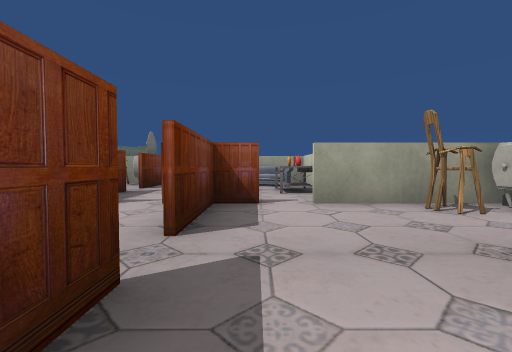
[1] (above)

24 first-person views from a walk through a scene from a Unity 3-D project. The camera is 1.2 m above the floor, tilts 2° down and sees 90° across. The floor is counted in squares, 2 m on a side. Each view is taken from the middle of a square. On the plan, view 1 faces up. The plan holds only what a view shows up to about 9 squares ahead; the rest is blank. The place goes on beyond the plan. The player is left out. Some surface patterns are stand-ins.

[2]
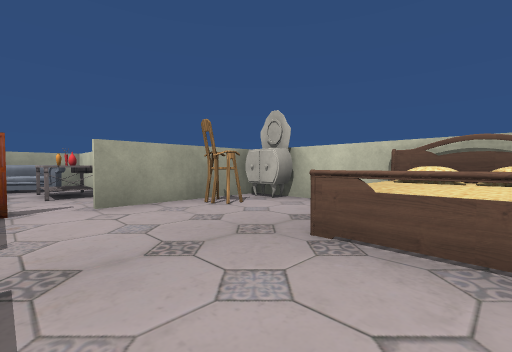

[3]
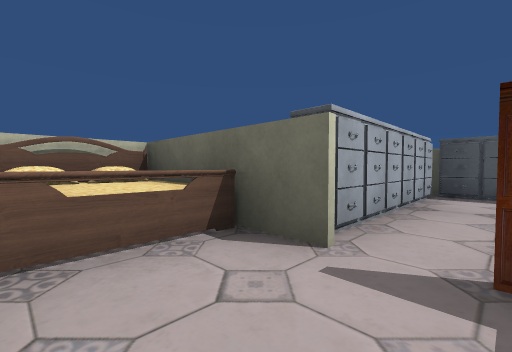

[4]
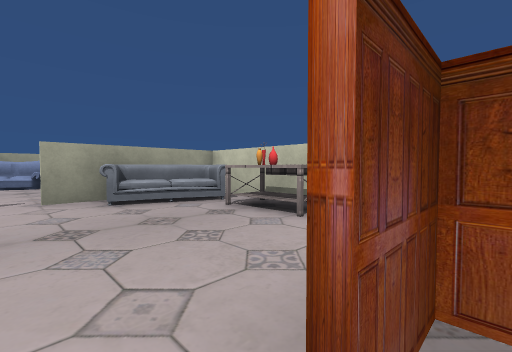

[5]
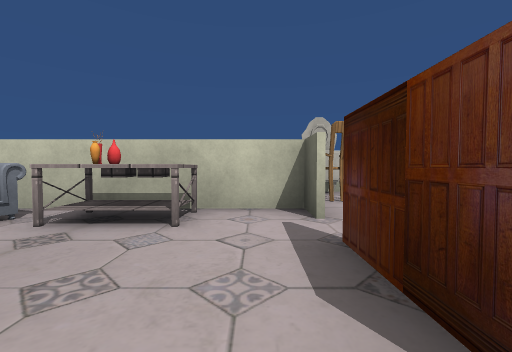

[6]
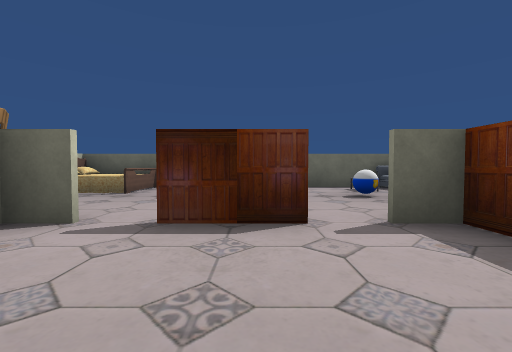

[7]
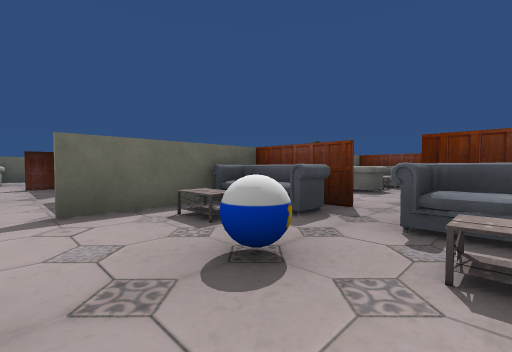

[8]
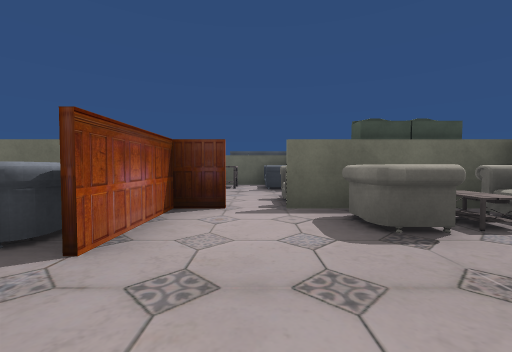

[9]
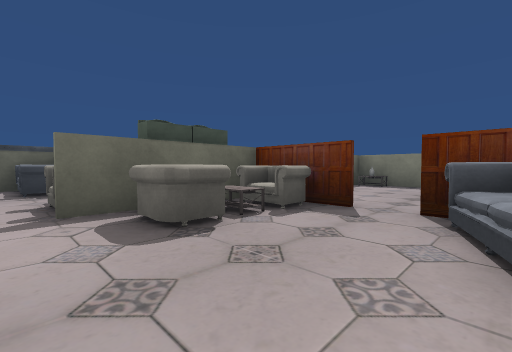

[10]
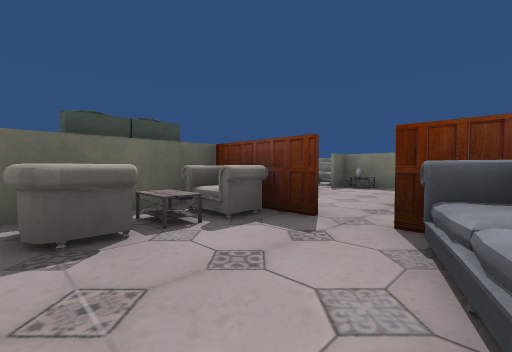

[11]
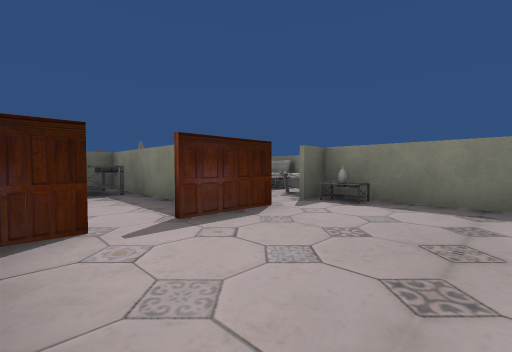

[12]
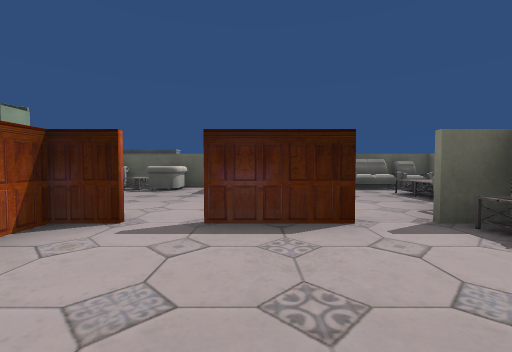

[13]
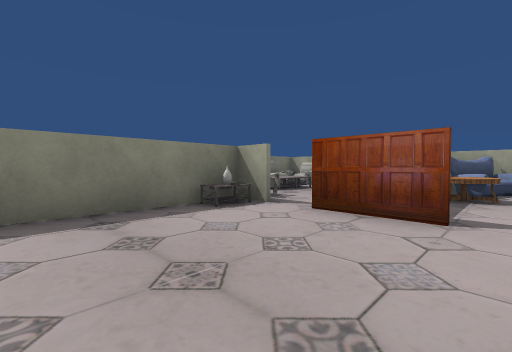

[14]
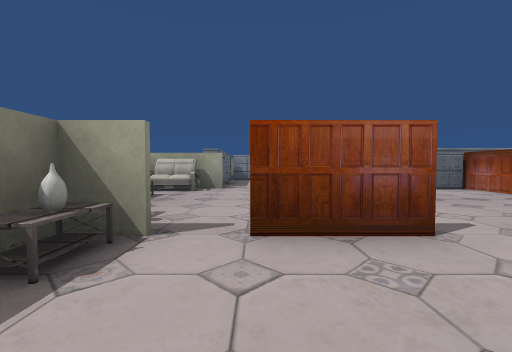

[15]
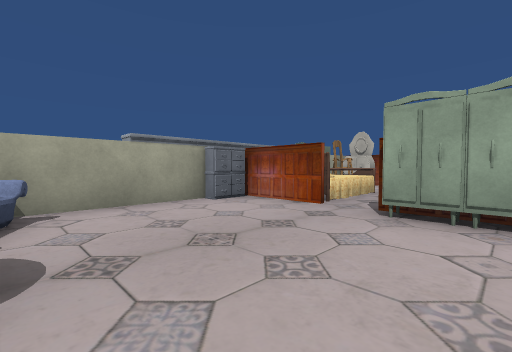

[16]
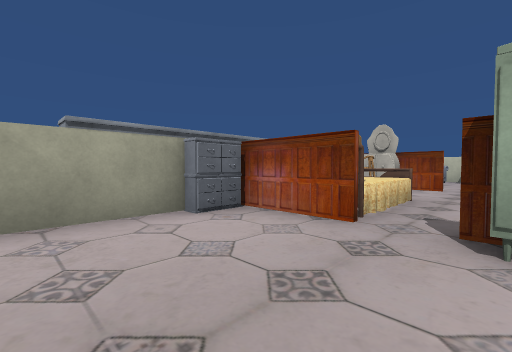

[17]
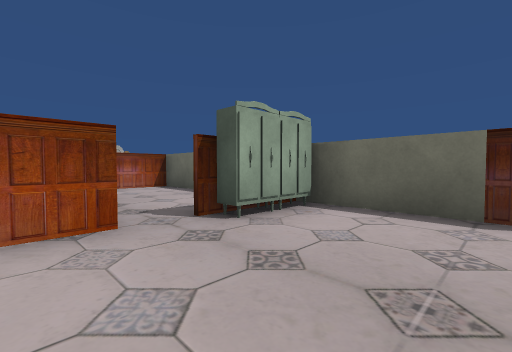

[18]
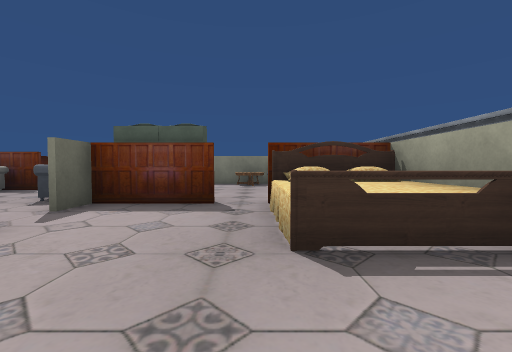

[19]
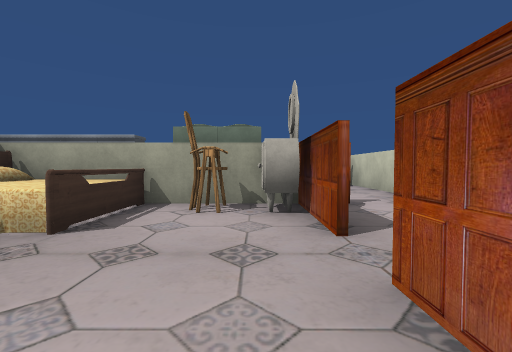

[20]
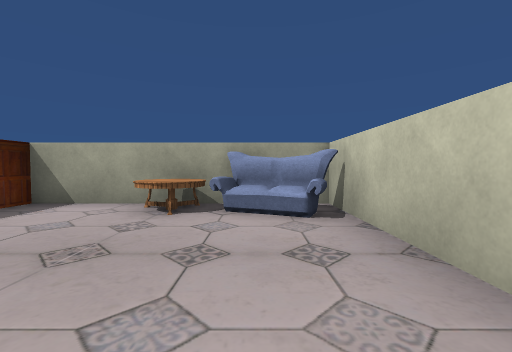

[21]
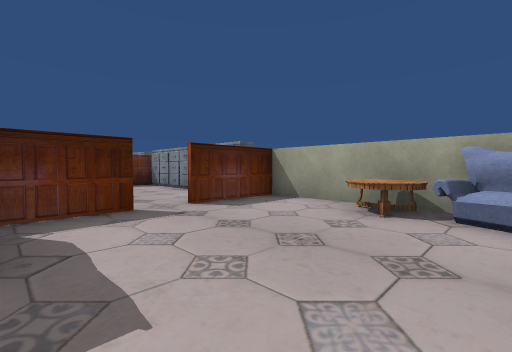

[22]
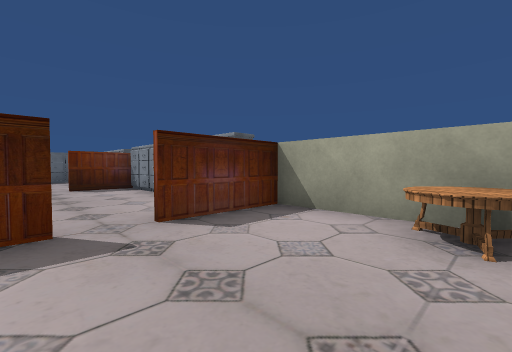

[23]
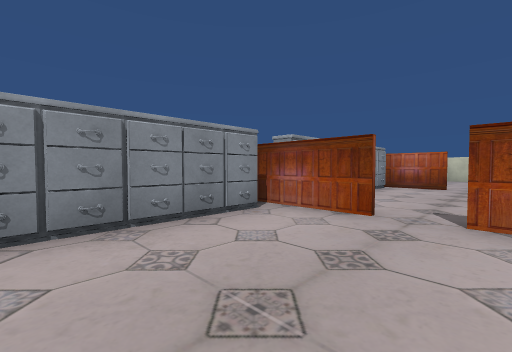

[24]
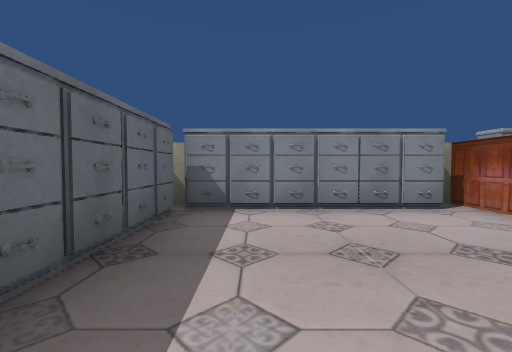

### Floor plan
Points are (right, up) in squares from view 1. A wall is a line through its corners. A room is listed if a view was taken in it or the views show most of it. See-through windows are left out.
Room 1 (views 1, 2, 3)
walls: (2.5, 4.2) (0.9, 4.2); (0.1, 4.2) (-1.6, 4.2); (-0.7, 4.2) (-0.7, 2.1); (-0.7, 1.4) (-0.7, 0.6); (1.4, -0.7) (4.2, -0.7) (4.2, 3.4)
ways out: gap at (1, 4) to room 2; opening at (-1, 2) to room 3
objects: closet (1, -1); bed (2, 0) to (4, 1); chair (3, 4); mirror (4, 4)
Room 2 (views 4, 5, 6)
walls: (-3.2, 6.4) (-3.2, 4.2); (-1.6, 4.3) (0.1, 4.3); (-3.2, 8.8) (-3.2, 7.1); (0.9, 4.3) (1.7, 4.3) (1.7, 9.2) (-1.6, 9.2)
ways out: gap at (1, 4) to room 1; opening at (-3, 7) to room 3; opening at (-2, 4) to room 3; opening at (-1.5, 9.5) to room 3
objects: other object (0, 8) to (1, 9); table (1, 6); vase (1, 7)
Room 3 (views 7, 8, 9, 10, 11, 12, 13, 14, 15, 16, 17, 18, 19, 20, 21, 22, 23, 24)
walls: (-8.3, 5.9) (-8.3, 6.4); (-11.1, 4.3) (-8.5, 4.3); (-8.2, 6.4) (-8.2, 4.3); (-4.6, 4.3) (-2.4, 4.3); (-5.7, 0.1) (-5.7, -0.8); (-6.6, -0.7) (-2.4, -0.7); (-10.7, 0.1) (-10.7, -0.8); (-8.3, 7.1) (-8.3, 9.1); (-5.8, -0.8) (-5.8, 0.1); (-12.4, 4.2) (-14.1, 4.2); (-10.8, -0.8) (-10.8, -0.1); (-3.3, 4.2) (-3.3, 6.4); (-11.6, -0.7) (-10.4, -0.7); (-8.2, 8.9) (-8.2, 7.1); (-3.3, 7.1) (-3.3, 9.2); (-5.4, 9.2) (-8.1, 9.2); (-11.5, 9.2) (-13.1, 9.2); (-14.1, -0.7) (-12.4, -0.7); (-13.2, -2.2) (-13.2, -5.7) (-10.5, -5.7); (-15.7, 4.2) (-15.7, -0.7) (-14.9, -0.7); (-10.8, 10.9) (-10.8, 11.4); (-5.7, 11.4) (-5.7, 10.4); (-5.8, 12.1) (-5.8, 13.5); (-10.8, 12.1) (-10.8, 14.2); (-0.8, 10.9) (-0.8, 14.2) (-1.6, 14.2); (-5.7, 13.5) (-5.7, 12.1); (-10.7, 13.8) (-10.7, 12.1); (-3.4, 14.2) (-5.5, 14.2)
ways out: opening at (-1, 2) to room 1; opening at (-3, 7) to room 2; opening at (-2, 4) to room 2; opening at (-1.5, 9.5) to room 2; opening at (-3.5, -2.5); opening at (-2, -6); opening at (-2, -1); gap at (-15, -1)
objects: other object (-15, 0); table (-15, 1); vase (-15, 3); table (-15, 4); other object (-15, 10); closet (-15, 11); closet (-15, 12); closet (-15, 13); closet (-15, 14); closet (-14, 14); table (-13, 7) to (-12, 7); sofa (-13, 8); closet (-13, 14); table (-12, -5) to (-12, -4); closet (-12, 14); other object (-11, -5); other object (-10, -6); other object (-10, -5); closet (-10, -1); table (-10, 0) to (-9, 0); other object (-10, 1); other object (-10, 3) to (-9, 3); closet (-10, 10); closet (-10, 14); other object (-9, -6); other object (-9, -5); closet (-9, -1); closet (-9, 5); closet (-9, 6); closet (-9, 9); closet (-9, 10); closet (-9, 14); other object (-8, -6); other object (-8, -5); other object (-8, -2) to (-8, -1); other object (-8, 0); closet (-8, 14); other object (-7, -6); bed (-7, 8) to (-6, 9); closet (-7, 10); other object (-7, 14); other object (-6, -6); other object (-6, -5) to (-5, -5); closet (-6, 10); closet (-6, 14); other object (-5, 0) to (-5, 1); other object (-5, 3) to (-5, 4); chair (-5, 9); closet (-5, 10); table (-4, 0); table (-4, 3); mirror (-4, 9); closet (-4, 10); other object (-3, 2); table (-3, 14); sofa (-2, 14)

Positions as (right, up) in squares from view 1, and headings:
1: (0, 0), facing up
2: (0, 0), facing up-right
3: (0, 1), facing down-right
4: (-2, 4), facing up-right
5: (-2, 5), facing right
6: (-1, 7), facing down
7: (-2, 3), facing down-left
8: (-7, 3), facing down
9: (-7, 3), facing down-left
10: (-8, 3), facing down-left
11: (-11, 2), facing down-left
12: (-13, 2), facing down
13: (-12, 1), facing up-left
14: (-14, 2), facing up
15: (-12, 5), facing up-right
16: (-11, 6), facing up-right
17: (-11, 8), facing down-right
18: (-4, 7), facing left
19: (-4, 5), facing up
20: (-2, 10), facing up
21: (-2, 10), facing up-left
22: (-3, 11), facing up-left
23: (-14, 11), facing up-right
24: (-14, 10), facing up
